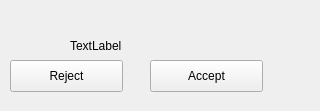
<?xml version="1.0" encoding="UTF-8"?>
<ui version="4.0">
 <class>InviteWidget</class>
 <widget class="QWidget" name="InviteWidget">
  <property name="geometry">
   <rect>
    <x>0</x>
    <y>0</y>
    <width>320</width>
    <height>111</height>
   </rect>
  </property>
  <property name="windowTitle">
   <string>Form</string>
  </property>
  <widget class="QPushButton" name="acceptButton">
   <property name="geometry">
    <rect>
     <x>150</x>
     <y>60</y>
     <width>113</width>
     <height>32</height>
    </rect>
   </property>
   <property name="text">
    <string>Accept</string>
   </property>
  </widget>
  <widget class="QPushButton" name="rejectButton">
   <property name="geometry">
    <rect>
     <x>10</x>
     <y>60</y>
     <width>113</width>
     <height>32</height>
    </rect>
   </property>
   <property name="text">
    <string>Reject</string>
   </property>
  </widget>
  <widget class="QLabel" name="label">
   <property name="geometry">
    <rect>
     <x>70</x>
     <y>10</y>
     <width>241</width>
     <height>71</height>
    </rect>
   </property>
   <property name="text">
    <string>TextLabel</string>
   </property>
  </widget>
 </widget>
 <resources/>
 <connections/>
</ui>
